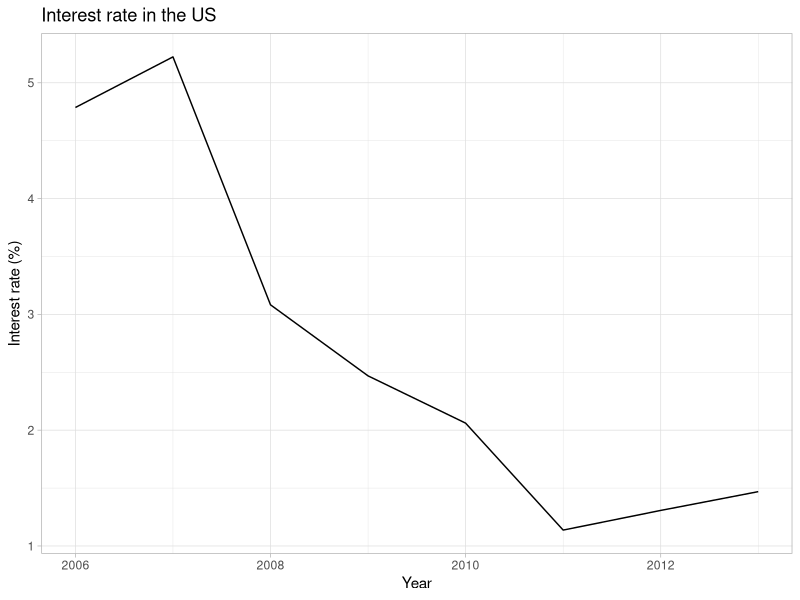
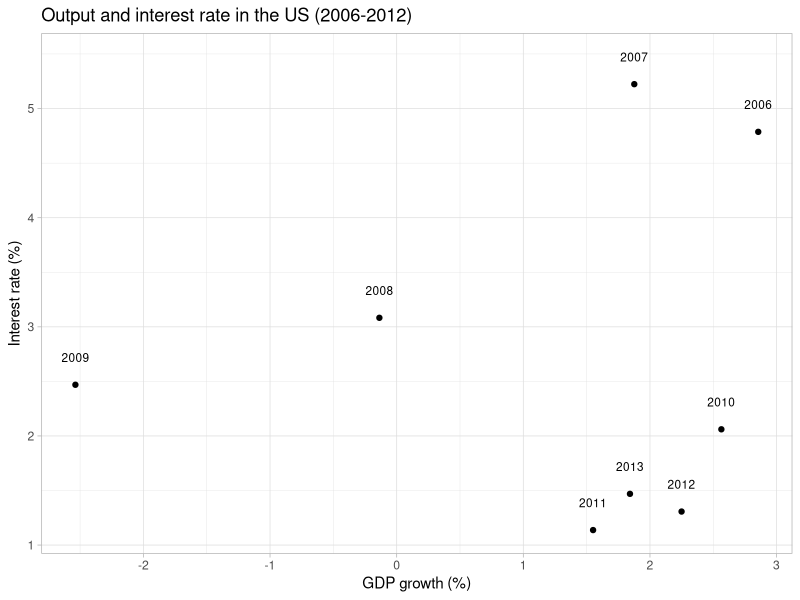
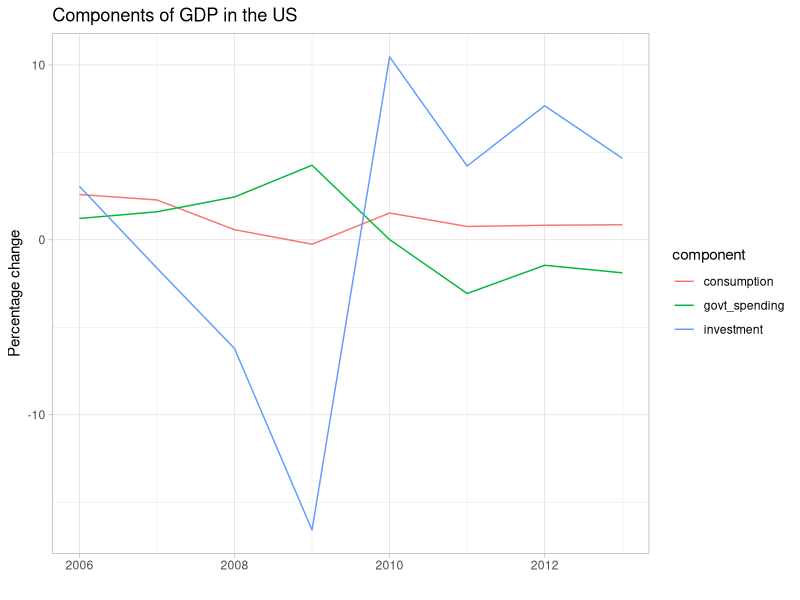

Write R code to recreate these figures, in order.
## ---- chunk 1
knitr::opts_chunk$set(echo = TRUE, message = FALSE, warning = FALSE, error = FALSE)
## ---- chunk 2
library(tidyverse) # load the package
## ---- chunk 3
data <- read_csv("ISLM_data.csv")
## ---- chunk 4
data_US <- data %>%
  filter(year >= 2006, year <= 2013, code == "USA")
## ---- chunk 5
data_US %>% # feed the previously created data frame into the ggplot function call
  ggplot() + # create the ggplot "blank canvas"
  geom_line(aes(x = year, y = rate)) + # set the variables to be displayed on the x and y axes
  labs(title = "Interest rate in the US", # add a title to the plot
       x = "Year", # set the x axis label
       y = "Interest rate (%)") + # set the y axis label
  theme_light() # change the color scheme and layout of the plot to a different theme
## ---- chunk 6
data_US %>% 
  ggplot(aes(x = GDP, y = rate)) + # if the aesthetics are set in the main ggplot() function, they apply to all geoms
  geom_point() + # make a scatterplot
  geom_text(aes(label = year), nudge_y = 0.25, size = 3) + # add the years as labels next to each point
  labs(title = "Output and interest rate in the US (2006-2012)",
       x = "GDP growth (%)",
       y = "Interest rate (%)") +
  theme_light()
## ---- chunk 7
data_US %>% 
  select(year, consumption, investment, govt_spending) %>% 
  pivot_longer(cols = -year, names_to = "component", values_to = "value") %>%
  ggplot() +
  geom_line(aes(x = year, y = value, color = component)) +
  labs(title = "Components of GDP in the US",
       x = "",
       y = "Percentage change") +
  theme_light()
